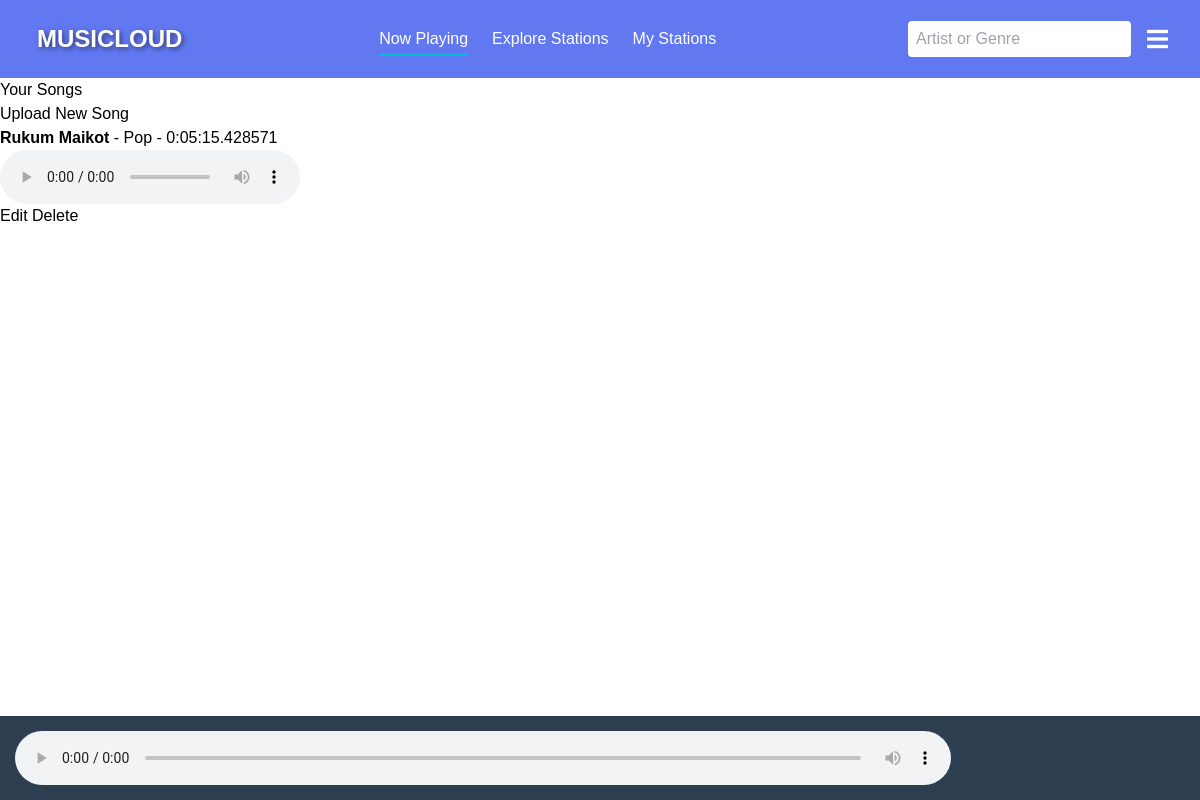
/songs/ (signed in), run on the app's committed database.
### app/models.py (models this page shows, shortened)
class Song(models.Model):
    title = models.CharField(max_length=200)
    artist = models.ForeignKey('Artist', on_delete=models.CASCADE)
    album = models.ForeignKey('Album', on_delete=models.SET_NULL, null=True, blank=True)
    genre = models.ForeignKey('Genre', on_delete=models.SET_NULL, null=True, blank=True)
    cover_art = models.ImageField(upload_to='song_covers/')
    audio_file = models.FileField(upload_to='songs/')
    duration = models.DurationField(null=True, blank=True)  # Allow null initially
    upload_date = models.DateTimeField(auto_now_add=True)

class Genre(models.Model):
    title = models.CharField(max_length=200)
    info = models.TextField()
    def __str__(self):
        return self.title

### app/views.py (the view)
# urls.py: path('songs/',views.song_list,name='song_list'),
@login_required
def song_list(request):
    songs = Song.objects.filter(artist__user=request.user)
    return render(request,'songs/song_list.html',{'songs':songs})

### templates/songs/song_list.html
{% extends "base.html" %} {% block content %}
<h2>Your Songs</h2>
<a href="{% url 'song_create' %}">Upload New Song</a>
<ul>
  {% for song in songs %}
  <li>
    <strong>{{ song.title }}</strong> - {{ song.genre }} - {{ song.duration }}
    <audio controls src="{{ song.audio_file.url }}"></audio>
    <a href="{% url 'song_edit' song.id %}">Edit</a>
    <a href="{% url 'song_delete' song.id %}">Delete</a>
  </li>
  {% empty %}
  <li>No songs uploaded yet.</li>
  {% endfor %}
</ul>
{% endblock %}

### static/css/styles.css (style rules this page uses)
* { margin: 0; padding: 0; box-sizing: border-box; }
:root { --primary-color: #6278f1; --secondary-color: #a2f75e; --primary-text-color: #ffffff; --secondary-text-clolor: rgb(0, 0, 0); --border-radius: 8px; --box-shadow: 0 2px 10px rgba(0, 0, 0, 0.1); }
body { margin: 0; font-family: Arial, sans-serif; }

### templates/base.html (style rules this page uses)
body { padding-bottom: 80px; }

### data on the page
Song: title "Rukum Maikot", genre "Pop", duration "0:05:15.428571"
